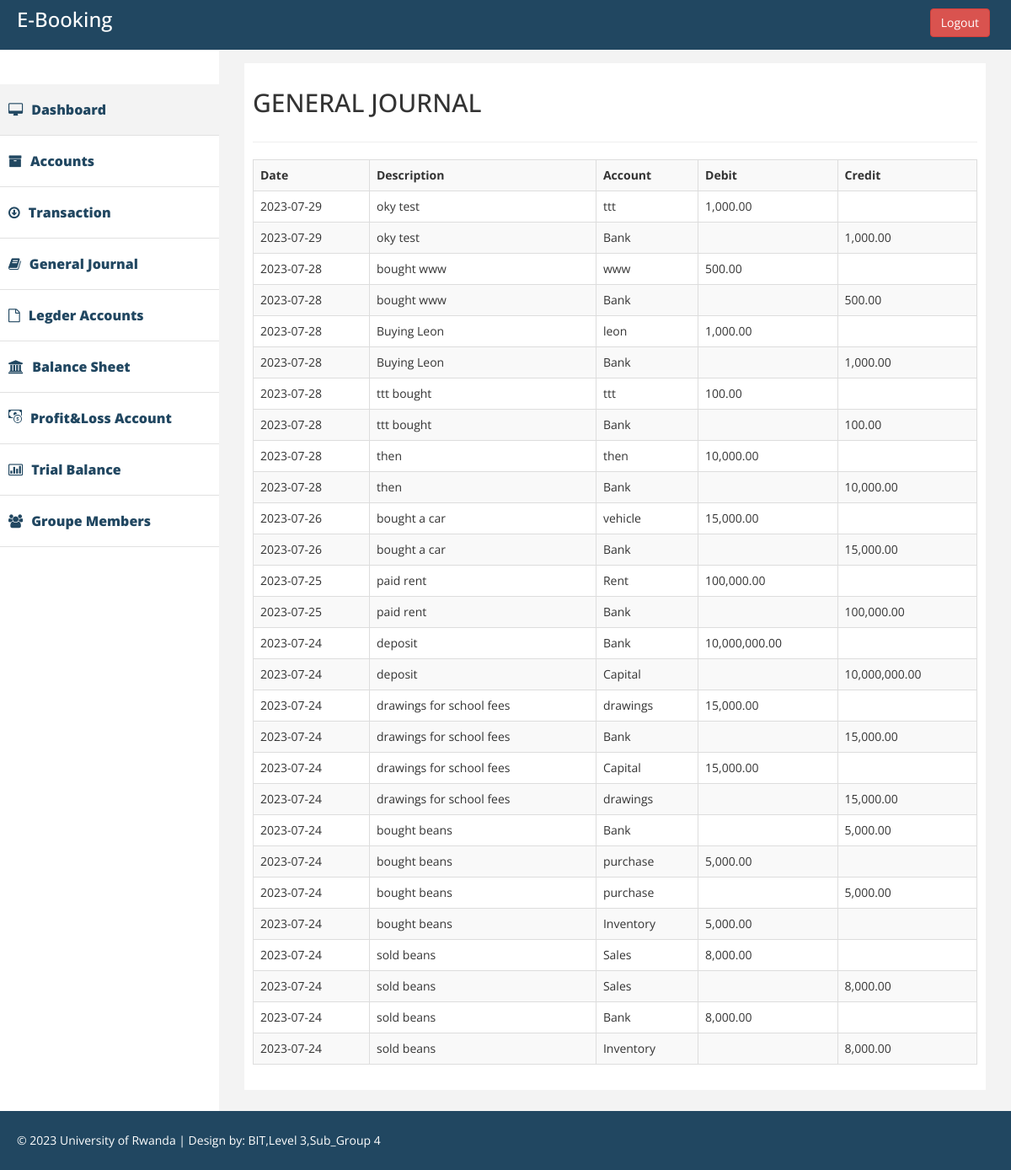
Screenshot of /journal.php (signed in) with the database file from the repository.
### tables this page shows
CREATE TABLE `journalentries` (
  `entry_id` int(11) NOT NULL,
  `transaction_id` int(11) NOT NULL,
  `account_id` int(11) NOT NULL,
  `debit_amount` decimal(10,2) DEFAULT NULL,
  `credit_amount` decimal(10,2) DEFAULT NULL
);

CREATE TABLE `transactions` (
  `transaction_id` int(11) NOT NULL,
  `transaction_date` date NOT NULL,
  `description` text DEFAULT NULL
);

CREATE TABLE `accounts` (
  `account_id` int(11) NOT NULL,
  `account_name` varchar(255) NOT NULL,
  `account_type` enum('asset','expense','equity','liability','income') NOT NULL
);

### journal.php (the view, shortened to what this page needs)
<!DOCTYPE html>
<html xmlns="http://www.w3.org/1999/xhtml">
<head>
    <link href="assets/css/bootstrap.css" rel="stylesheet" />
    <link href="assets/css/font-awesome.css" rel="stylesheet" />
    <link href="assets/css/custom.css" rel="stylesheet" />
</head>
<body>
    <?php
    include 'navheader.php';
    ?>
      <?php
    include 'navtop.php';
    ?>
        <div id="page-wrapper" >
            <div id="page-inner">
                <div class="row">
                    <div class="col-md-12">
                     <h2>GENERAL JOURNAL </h2>
                    </div>
                </div>
                  <hr />
      <div>
                  <?php
        require_once 'connection.php';
        $sql = "SELECT t.transaction_id, t.transaction_date, t.description,
         j.account_id, j.debit_amount, j.credit_amount, a.account_name
  FROM transactions t
  INNER JOIN journalEntries j ON t.transaction_id = j.transaction_id
  INNER JOIN accounts a ON j.account_id = a.account_id
  ORDER BY t.transaction_date DESC";
        $result = $conn->query($sql);
        if ($result->num_rows > 0) {
            echo '<table class="table table-striped table-bordered table-hover">';
            echo '<tr><th>Date</th><th>Description</th><th>Account</th><th>Debit</th><th>Credit</th></tr>';
            while ($row = $result->fetch_assoc()) {
                echo '<tr>';
                echo '<td>' . $row['transaction_date'] . '</td>';
                echo '<td>' . $row['description'] . '</td>';
                echo '<td>' . $row['account_name'] . '</td>';
                echo '<td>' . ($row['debit_amount'] == "0.00" ? '' : number_format($row['debit_amount'], 2, '.', ',') ) . '</td>';
                echo '<td>' . ($row['credit_amount'] == "0.00" ? '' : number_format($row['credit_amount'], 2, '.', ',') ) . '</td>';
                echo '</tr>';
            }
            echo '</table>';
        } else {
            echo 'No data found.';
        }
        ?>
        </div>
    </div>
            </div>
        </div>
    <?php
    include 'footer.php';
    ?>
</html>

### assets/css/custom.css (style rules this page uses)
body { font-family: 'Open Sans', sans-serif; line-height:30px; }
#page-wrapper { padding: 15px 15px; min-height: 600px; background:#F3F3F3; }
#page-inner { width:100%; margin:10px 20px 10px 0px; background-color:#fff!important; padding:10px; min-height:1050px; }
@media (min-width:768px) { #page-wrapper { margin: 0 0 0 260px; padding: 15px 30px; min-height: 1050px; } }

### rows the page displays
journalentries: transaction.transaction_date "2023-07-29", transaction.description "oky test", account.account_name "ttt", debit_amount "1,000.00"
journalentries: transaction.transaction_date "2023-07-29", transaction.description "oky test", account.account_name "Bank", credit_amount "1,000.00"
journalentries: transaction.transaction_date "2023-07-28", transaction.description "bought www", account.account_name "www", debit_amount "500.00"
journalentries: transaction.transaction_date "2023-07-28", transaction.description "bought www", account.account_name "Bank", credit_amount "500.00"
journalentries: transaction.transaction_date "2023-07-28", transaction.description "Buying Leon", account.account_name "leon", debit_amount "1,000.00"
journalentries: transaction.transaction_date "2023-07-28", transaction.description "Buying Leon", account.account_name "Bank", credit_amount "1,000.00"
journalentries: transaction.transaction_date "2023-07-28", transaction.description "ttt bought", account.account_name "ttt", debit_amount "100.00"
journalentries: transaction.transaction_date "2023-07-28", transaction.description "ttt bought", account.account_name "Bank", credit_amount "100.00"
journalentries: transaction.transaction_date "2023-07-28", transaction.description "then", account.account_name "then", debit_amount "10,000.00"
journalentries: transaction.transaction_date "2023-07-28", transaction.description "then", account.account_name "Bank", credit_amount "10,000.00"
journalentries: transaction.transaction_date "2023-07-26", transaction.description "bought a car", account.account_name "vehicle", debit_amount "15,000.00"
journalentries: transaction.transaction_date "2023-07-26", transaction.description "bought a car", account.account_name "Bank", credit_amount "15,000.00"
journalentries: transaction.transaction_date "2023-07-25", transaction.description "paid rent", account.account_name "Rent", debit_amount "100,000.00"
journalentries: transaction.transaction_date "2023-07-25", transaction.description "paid rent", account.account_name "Bank", credit_amount "100,000.00"
journalentries: transaction.transaction_date "2023-07-24", transaction.description "deposit", account.account_name "Bank", debit_amount "10,000,000.00"
journalentries: transaction.transaction_date "2023-07-24", transaction.description "deposit", account.account_name "Capital", credit_amount "10,000,000.00"
journalentries: transaction.transaction_date "2023-07-24", transaction.description "drawings for school fees", account.account_name "drawings", debit_amount "15,000.00"
journalentries: transaction.transaction_date "2023-07-24", transaction.description "drawings for school fees", account.account_name "Bank", credit_amount "15,000.00"
journalentries: transaction.transaction_date "2023-07-24", transaction.description "drawings for school fees", account.account_name "Capital", debit_amount "15,000.00"
journalentries: transaction.transaction_date "2023-07-24", transaction.description "drawings for school fees", account.account_name "drawings", credit_amount "15,000.00"
journalentries: transaction.transaction_date "2023-07-24", transaction.description "bought beans", account.account_name "Bank", credit_amount "5,000.00"
journalentries: transaction.transaction_date "2023-07-24", transaction.description "bought beans", account.account_name "purchase", debit_amount "5,000.00"
journalentries: transaction.transaction_date "2023-07-24", transaction.description "bought beans", account.account_name "purchase", credit_amount "5,000.00"
journalentries: transaction.transaction_date "2023-07-24", transaction.description "bought beans", account.account_name "Inventory", debit_amount "5,000.00"
journalentries: transaction.transaction_date "2023-07-24", transaction.description "sold beans", account.account_name "Sales", debit_amount "8,000.00"
journalentries: transaction.transaction_date "2023-07-24", transaction.description "sold beans", account.account_name "Sales", credit_amount "8,000.00"
journalentries: transaction.transaction_date "2023-07-24", transaction.description "sold beans", account.account_name "Bank", debit_amount "8,000.00"
journalentries: transaction.transaction_date "2023-07-24", transaction.description "sold beans", account.account_name "Inventory", credit_amount "8,000.00"
